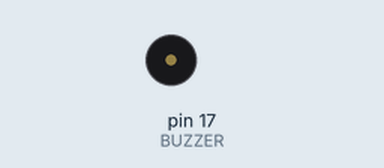
Bench run of a sketch on a simulated Arduino Uno, built with avr-gcc and run on an emulated ATmega328P. Parts: buzzer (waves = sounding).

Above: at 1.2 s.
At 5.85 s:
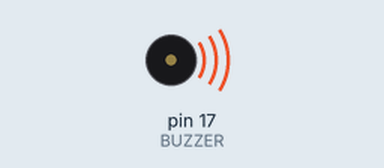
Timing chart, 0 to 8.0 s (numbered marks = the images above):
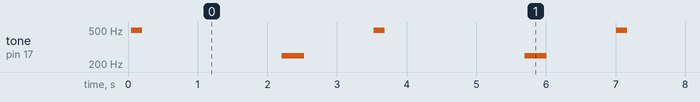

Measured:
- by itself, tone on pin 17 (BUZZER): repeats every 3.5 s: silent 2.0 s, 249 Hz 0.32 s, silent 1.0 s, 496 Hz 0.16 s

The sketch:

sketch_sep08b.ino
```cpp
int BUZZER = 17;
void setup() {
  pinMode(17,OUTPUT);
}

void loop() {
  for (int i = 0; i < 80; i++){
    digitalWrite(BUZZER,HIGH);
    delay(1);
    digitalWrite(BUZZER,LOW);
    delay(1);
  }
  delay(2000);
  for (int j = 0; j < 80; j++){
    digitalWrite(BUZZER,HIGH);
    delay(2);
    digitalWrite(BUZZER,LOW);
    delay(2);
  }
  delay(1000);
}
```
